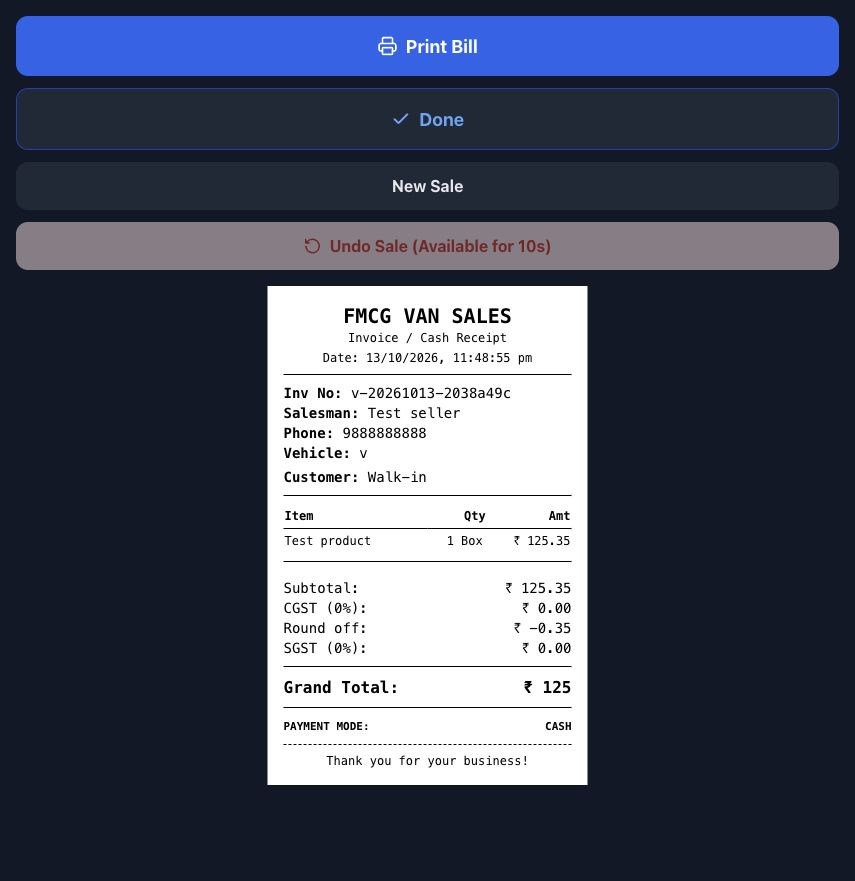
#> input picture billing-verification.png, 855 x 881 px
$ python -i local_ocr.py   (imports and definitions only)
#> lines starting #> are read from the running program, lines starting #| are printed output that depends on the picture
#> further down, picture is the input picture: PIL image 855x881 RGB; mean R, G, B 75.4, 81.9, 100.2

"""Offline Tesseract OCR with coordinate-based reconstruction of ruled tables."""
import csv
import io
import os
import re
import statistics
from pathlib import Path
import shutil
import subprocess
import tempfile
import time


class OCRError(Exception):
    def __init__(self, code, message):
        self.code = code
        super().__init__(message)


# [49 lines left out: functions tesseract_binary, recognize, text_lines, not called in this run]


def bands(values):
    groups = []
    for value in values:
        if not groups or value > groups[-1][1] + 1:
            groups.append([value, value])
        else:
            groups[-1][1] = value
    return groups


def table_grid(image):
    """Find a sustained grid, excluding the differently divided invoice heading."""
    width, height = image.size
#> width = 855; height = 881
    mask = image.point(lambda p: 255 if p < 200 else 0)
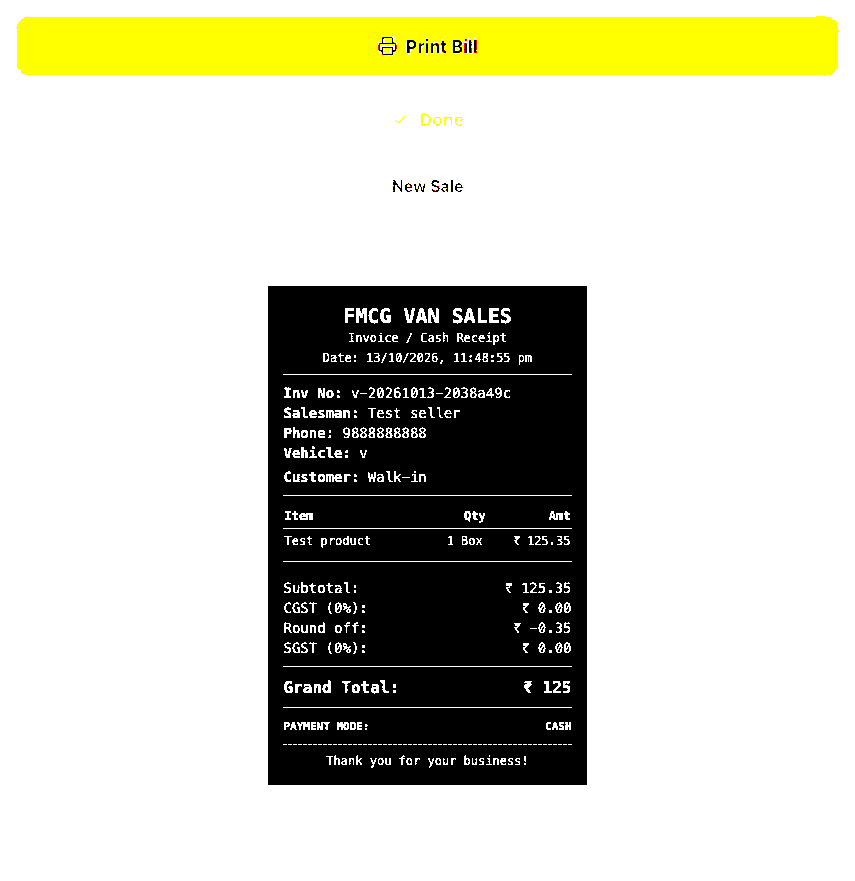
#> mask: PIL image 855x881 RGB; mean R, G, B 205, 205, 189.1
    xs = bands(x for x in range(width) if mask.crop((x, 0, x + 1, height)).histogram()[255] > height * .4)
#> xs = [[0, 854]]
    ys = bands(y for y in range(height) if mask.crop((0, y, width, y + 1)).histogram()[255] > width * .65)
#> ys = 28 pairs, first value 0 to 785, second value 285 to 880
    if len(xs) < 4 or len(ys) < 4:
        return None
    runs, run = [], []
    for index in range(len(ys) - 1):
        mid = (ys[index][1] + ys[index + 1][0]) // 2
        intersections = sum(mask.getpixel(((a + b) // 2, mid)) > 0 for a, b in xs)
        if intersections >= len(xs) * .8:
            run.append(index)
        else:
            if run:
                runs.append(run)
            run = []
    if run:
        runs.append(run)
    if not runs:
        return None
    run = max(runs, key=len)
    return (xs, ys[run[0]:run[-1] + 2]) if len(run) >= 3 else None


# [207 lines left out: functions grid_text, column_lines, curved_table, page_text, not called in this run]

>>> from PIL import Image
>>> picture = Image.open('../../billing-verification.png')
>>> result = table_grid(picture)
